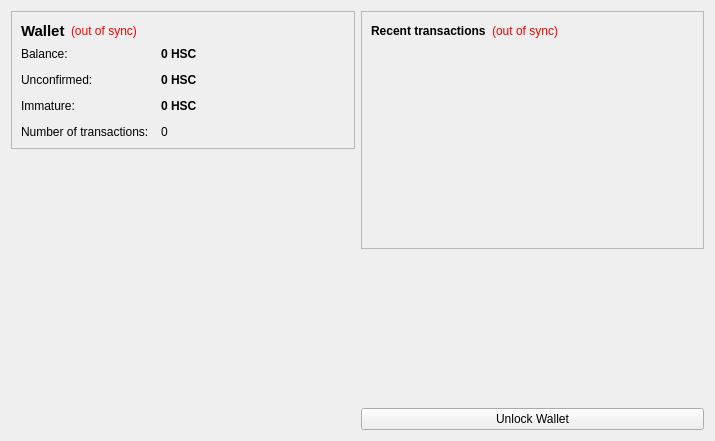
<?xml version="1.0" encoding="UTF-8"?>
<ui version="4.0">
 <class>OverviewPage</class>
 <widget class="QWidget" name="OverviewPage">
  <property name="geometry">
   <rect>
    <x>0</x>
    <y>0</y>
    <width>715</width>
    <height>441</height>
   </rect>
  </property>
  <property name="windowTitle">
   <string>Form</string>
  </property>
  <layout class="QHBoxLayout" name="horizontalLayout" stretch="1,1">
   <item>
    <layout class="QVBoxLayout" name="verticalLayout_2">
     <item>
      <widget class="QFrame" name="frame">
       <property name="frameShape">
        <enum>QFrame::StyledPanel</enum>
       </property>
       <property name="frameShadow">
        <enum>QFrame::Raised</enum>
       </property>
       <layout class="QVBoxLayout" name="verticalLayout_4">
        <item>
         <layout class="QHBoxLayout" name="horizontalLayout_4">
          <item>
           <widget class="QLabel" name="label_5">
            <property name="font">
             <font>
              <pointsize>11</pointsize>
              <weight>75</weight>
              <bold>true</bold>
             </font>
            </property>
            <property name="text">
             <string>Wallet</string>
            </property>
           </widget>
          </item>
          <item>
           <widget class="QLabel" name="labelWalletStatus">
            <property name="toolTip">
             <string>The displayed information may be out of date. Your wallet automatically synchronizes with the Eorigincoin network after a connection is established, but this process has not completed yet.</string>
            </property>
            <property name="styleSheet">
             <string notr="true">QLabel { color: red; }</string>
            </property>
            <property name="text">
             <string notr="true">(out of sync)</string>
            </property>
            <property name="alignment">
             <set>Qt::AlignLeading|Qt::AlignLeft|Qt::AlignVCenter</set>
            </property>
           </widget>
          </item>
          <item>
           <spacer name="horizontalSpacer_2">
            <property name="orientation">
             <enum>Qt::Horizontal</enum>
            </property>
            <property name="sizeHint" stdset="0">
             <size>
              <width>40</width>
              <height>20</height>
             </size>
            </property>
           </spacer>
          </item>
         </layout>
        </item>
        <item>
         <layout class="QFormLayout" name="formLayout_2">
          <property name="fieldGrowthPolicy">
           <enum>QFormLayout::AllNonFixedFieldsGrow</enum>
          </property>
          <property name="horizontalSpacing">
           <number>12</number>
          </property>
          <property name="verticalSpacing">
           <number>12</number>
          </property>
          <item row="0" column="0">
           <widget class="QLabel" name="label">
            <property name="text">
             <string>Balance:</string>
            </property>
           </widget>
          </item>
          <item row="0" column="1">
           <widget class="QLabel" name="labelBalance">
            <property name="font">
             <font>
              <weight>75</weight>
              <bold>true</bold>
             </font>
            </property>
            <property name="cursor">
             <cursorShape>IBeamCursor</cursorShape>
            </property>
            <property name="toolTip">
             <string>Your current balance</string>
            </property>
            <property name="text">
             <string notr="true">0 HSC</string>
            </property>
            <property name="textInteractionFlags">
             <set>Qt::LinksAccessibleByMouse|Qt::TextSelectableByKeyboard|Qt::TextSelectableByMouse</set>
            </property>
           </widget>
          </item>
        
         
          <item row="2" column="0">
           <widget class="QLabel" name="label_3">
            <property name="text">
             <string>Unconfirmed:</string>
            </property>
           </widget>
          </item>
          <item row="2" column="1">
           <widget class="QLabel" name="labelUnconfirmed">
            <property name="font">
             <font>
              <weight>75</weight>
              <bold>true</bold>
             </font>
            </property>
            <property name="cursor">
             <cursorShape>IBeamCursor</cursorShape>
            </property>
            <property name="toolTip">
             <string>Total of transactions that have yet to be confirmed, and do not yet count toward the current balance</string>
            </property>
            <property name="text">
             <string notr="true">0 HSC</string>
            </property>
            <property name="textInteractionFlags">
             <set>Qt::LinksAccessibleByMouse|Qt::TextSelectableByKeyboard|Qt::TextSelectableByMouse</set>
            </property>
           </widget>
          </item>
          <item row="3" column="0">
           <widget class="QLabel" name="labelImmatureText">
            <property name="text">
             <string>Immature:</string>
            </property>
           </widget>
          </item>
          <item row="3" column="1">
           <widget class="QLabel" name="labelImmature">
            <property name="font">
             <font>
              <weight>75</weight>
              <bold>true</bold>
             </font>
            </property>
            <property name="toolTip">
             <string>Mined balance that has not yet matured</string>
            </property>
            <property name="text">
             <string notr="true">0 HSC</string>
            </property>
            <property name="textInteractionFlags">
             <set>Qt::LinksAccessibleByMouse|Qt::TextSelectableByKeyboard|Qt::TextSelectableByMouse</set>
            </property>
           </widget>
          </item>
          <item row="4" column="0">
           <widget class="QLabel" name="label_2">
            <property name="text">
             <string>Number of transactions:</string>
            </property>
           </widget>
          </item>
          <item row="4" column="1">
           <widget class="QLabel" name="labelNumTransactions">
            <property name="toolTip">
             <string>Total number of transactions in wallet</string>
            </property>
            <property name="text">
             <string notr="true">0</string>
            </property>
           </widget>
          </item>
         </layout>
        </item>
       </layout>
      </widget>
     </item>
     <item>
      <spacer name="verticalSpacer">
       <property name="orientation">
        <enum>Qt::Vertical</enum>
       </property>
       <property name="sizeHint" stdset="0">
        <size>
         <width>20</width>
         <height>40</height>
        </size>
       </property>
      </spacer>
     </item>
	 <item>
      <widget class="QLabel" name="label_6">
       <property name="text">
        <string/>
       </property>
       <property name="pixmap">
        <pixmap resource="../bitcoin.qrc">:/images/backg</pixmap>
       </property>
       <property name="scaledContents">
        <bool>false</bool>
       </property>
       <property name="alignment">
        <set>Qt::AlignCenter</set>
       </property>
       <property name="margin">
        <number>-2</number>
       </property>
      </widget>
     </item>
    </layout>
   </item>
   <item>
    <layout class="QVBoxLayout" name="verticalLayout_3">
     <item>
      <widget class="QFrame" name="frame_2">
       <property name="frameShape">
        <enum>QFrame::StyledPanel</enum>
       </property>
       <property name="frameShadow">
        <enum>QFrame::Raised</enum>
       </property>
       <layout class="QVBoxLayout" name="verticalLayout">
        <item>
         <layout class="QHBoxLayout" name="horizontalLayout_2">
          <item>
           <widget class="QLabel" name="label_4">
            <property name="text">
             <string>&lt;b&gt;Recent transactions&lt;/b&gt;</string>
            </property>
           </widget>
          </item>
          <item>
           <widget class="QLabel" name="labelTransactionsStatus">
            <property name="toolTip">
             <string>The displayed information may be out of date. Your wallet automatically synchronizes with the Eorigincoin network after a connection is established, but this process has not completed yet.</string>
            </property>
            <property name="styleSheet">
             <string notr="true">QLabel { color: red; }</string>
            </property>
            <property name="text">
             <string notr="true">(out of sync)</string>
            </property>
            <property name="alignment">
             <set>Qt::AlignRight|Qt::AlignTrailing|Qt::AlignVCenter</set>
            </property>
           </widget>
          </item>
          <item>
           <spacer name="horizontalSpacer">
            <property name="orientation">
             <enum>Qt::Horizontal</enum>
            </property>
            <property name="sizeHint" stdset="0">
             <size>
              <width>40</width>
              <height>20</height>
             </size>
            </property>
           </spacer>
          </item>
         </layout>
        </item>
        <item>
         <widget class="QListView" name="listTransactions">
          <property name="styleSheet">
           <string notr="true">QListView { background: transparent; }</string>
          </property>
          <property name="frameShape">
           <enum>QFrame::NoFrame</enum>
          </property>
          <property name="verticalScrollBarPolicy">
           <enum>Qt::ScrollBarAlwaysOff</enum>
          </property>
          <property name="horizontalScrollBarPolicy">
           <enum>Qt::ScrollBarAlwaysOff</enum>
          </property>
          <property name="selectionMode">
           <enum>QAbstractItemView::NoSelection</enum>
          </property>
         </widget>
        </item>
       </layout>
      </widget>
     </item>
     <item>
      <spacer name="verticalSpacer_2">
       <property name="orientation">
        <enum>Qt::Vertical</enum>
       </property>
       <property name="sizeHint" stdset="0">
        <size>
         <width>20</width>
         <height>40</height>
        </size>
       </property>
      </spacer>
     </item>
     <item>
      <widget class="QPushButton" name="unlockWalletButton">
       <property name="text">
        <string>Unlock Wallet</string>
       </property>
      </widget>
     </item>
    </layout>
   </item>
  </layout>
 </widget>
 <resources>
  <include location="../bitcoin.qrc"/>
 </resources>
 <connections/>
</ui>
